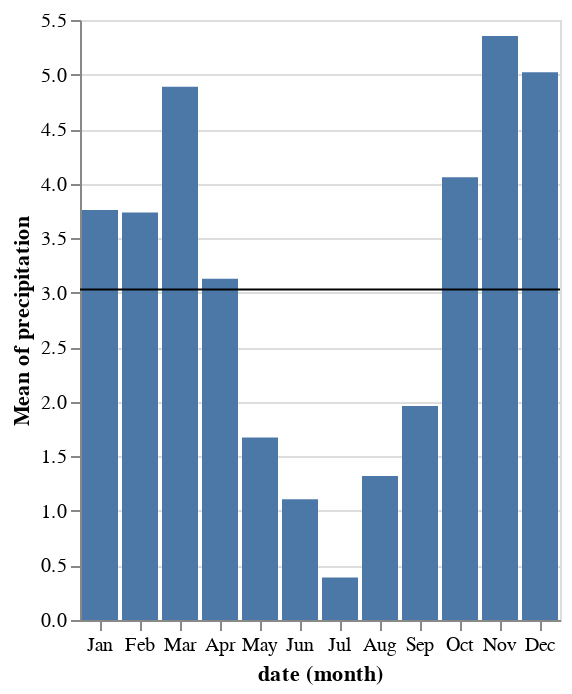

Source (notebook cell):
### Markdown cell above
## Adding a rule

### Code cell
bars = alt.Chart(weather).mark_bar().encode(
    x = alt.X('date:O', timeUnit='month'),
    y = 'mean(precipitation):Q'
)

rule = alt.Chart(weather).mark_rule().encode(
    y = 'mean(precipitation):Q'
)

bars + rule

### Figure 1 — Vega-Lite specification as saved in the notebook (floating-point values rounded to 4 significant figures; data arrays with more than 128 entries replaced by an {"elided": "..."} marker saying what was removed)
{"config": {"view": {"continuousWidth": 300, "continuousHeight": 300}}, "layer": [{"mark": {"type": "bar"}, "encoding": {"x": {"field": "date", "timeUnit": "month", "type": "ordinal"}, "y": {"aggregate": "mean", "field": "precipitation", "type": "quantitative"}}}, {"mark": {"type": "rule"}, "encoding": {"y": {"aggregate": "mean", "field": "precipitation", "type": "quantitative"}}}], "data": {"name": "data-13ba8891ffc1c036fb4d1d254fdfb737"}, "$schema": "https://vega.github.io/schema/vega-lite/v5.8.0.json", "datasets": {"data-13ba8891ffc1c036fb4d1d254fdfb737": {"elided": "1461 records"}}}
